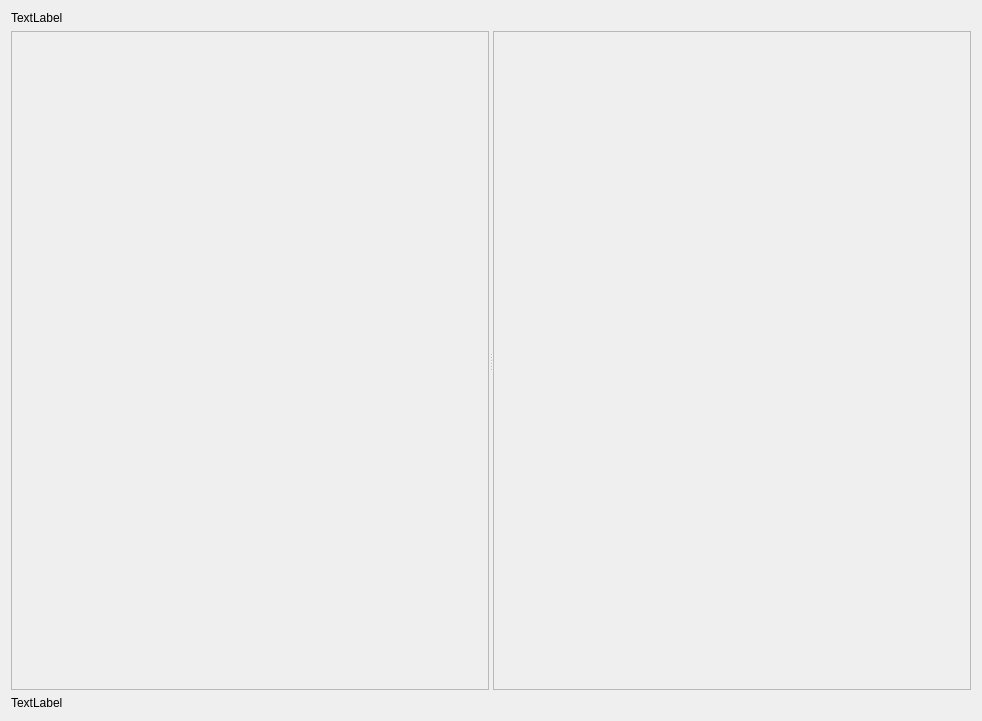
<?xml version="1.0" encoding="UTF-8"?>
<ui version="4.0">
 <class>Form</class>
 <widget class="QWidget" name="Form">
  <property name="geometry">
   <rect>
    <x>0</x>
    <y>0</y>
    <width>982</width>
    <height>721</height>
   </rect>
  </property>
  <property name="windowTitle">
   <string>Form</string>
  </property>
  <layout class="QGridLayout" name="gridLayout">
   <item row="5" column="0">
    <widget class="QLabel" name="label_2">
     <property name="sizePolicy">
      <sizepolicy hsizetype="Minimum" vsizetype="Fixed">
       <horstretch>0</horstretch>
       <verstretch>0</verstretch>
      </sizepolicy>
     </property>
     <property name="text">
      <string>TextLabel</string>
     </property>
    </widget>
   </item>
   <item row="1" column="0">
    <widget class="QLabel" name="label">
     <property name="sizePolicy">
      <sizepolicy hsizetype="Preferred" vsizetype="Fixed">
       <horstretch>0</horstretch>
       <verstretch>0</verstretch>
      </sizepolicy>
     </property>
     <property name="text">
      <string>TextLabel</string>
     </property>
    </widget>
   </item>
   <item row="3" column="0">
    <widget class="QSplitter" name="splitter">
     <property name="orientation">
      <enum>Qt::Horizontal</enum>
     </property>
     <widget class="QFrame" name="frame">
      <property name="frameShape">
       <enum>QFrame::StyledPanel</enum>
      </property>
      <property name="frameShadow">
       <enum>QFrame::Raised</enum>
      </property>
     </widget>
     <widget class="QFrame" name="frame_2">
      <property name="frameShape">
       <enum>QFrame::StyledPanel</enum>
      </property>
      <property name="frameShadow">
       <enum>QFrame::Raised</enum>
      </property>
      <property name="lineWidth">
       <number>1</number>
      </property>
     </widget>
    </widget>
   </item>
  </layout>
 </widget>
 <resources/>
 <connections/>
</ui>
